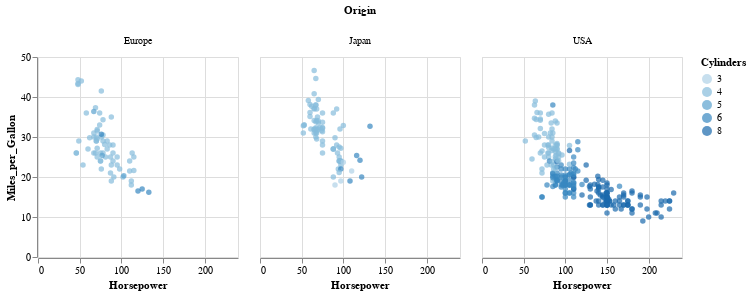

Write notebook code for a chart like this one.
### Markdown cell above
A quantidade de informações pode estar excessiva para apenas um gráfico. Vamos invés disso plotar gráficos diferentes em cada coluna de acordo com o valor o país de origem e trocar a cor pelo cilindro.

### Code cell
df |>
@vlplot(
    :circle,
    x="Horsepower:q",
    y="Miles_per_Gallon:q",
    color="Cylinders:o",
    column="Origin:n",
    width=200,
    height=200
)

### Figure 1 — Vega-Lite specification as saved in the notebook (floating-point values rounded to 4 significant figures; data arrays with more than 128 entries replaced by an {"elided": "..."} marker saying what was removed)
{"data": {"values": {"elided": "406 records"}}, "encoding": {"color": {"field": "Cylinders", "type": "ordinal"}, "column": {"field": "Origin", "type": "nominal"}, "x": {"field": "Horsepower", "type": "quantitative"}, "y": {"field": "Miles_per_Gallon", "type": "quantitative"}}, "height": 200, "mark": "circle", "width": 200}
